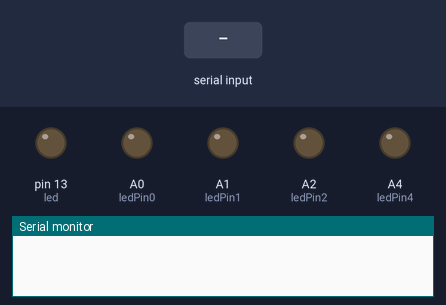
The sketch below on a simulated Arduino Uno, built with avr-gcc and run on an emulated ATmega328P. Parts: output pins drawn as LEDs (lit = HIGH), the last lines printed to the serial monitor. The inputs (shaded band) are chosen by the test bench.

Above: at 1.2 s.
1.3 s: "r" received over Serial
At 2.9 s:
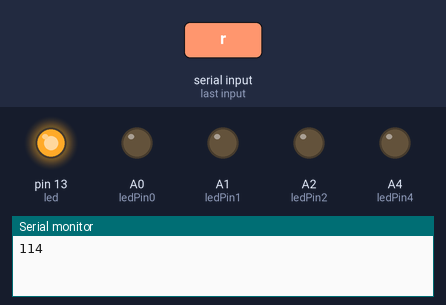
3.2 s: "w" received over Serial
At 4.1 s:
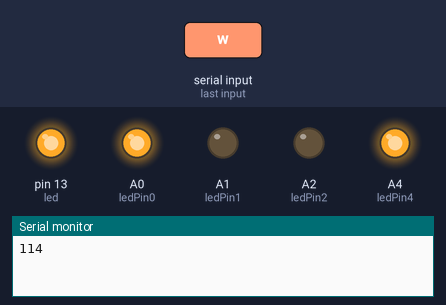
4.7 s: "s" received over Serial
At 5.2 s:
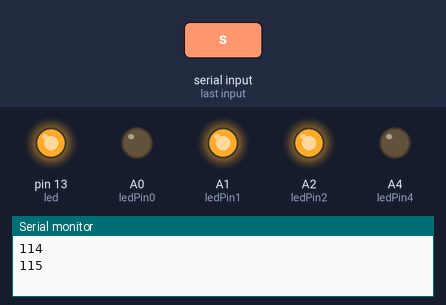
6.2 s: "a" received over Serial
At 7.4 s:
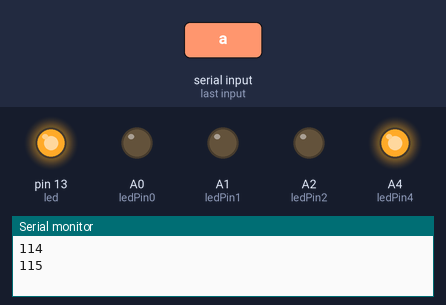
7.7 s: "d" received over Serial
At 8.7 s:
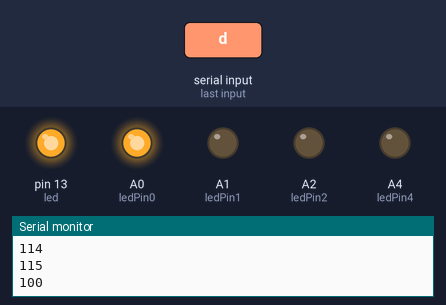
9.2 s: "p" received over Serial
At 9.9 s:
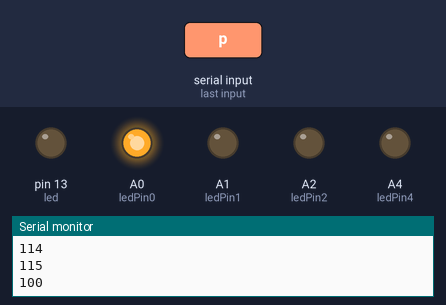
Timing chart, 0 to 11.7 s (numbered marks = the images above; inputs shaded):
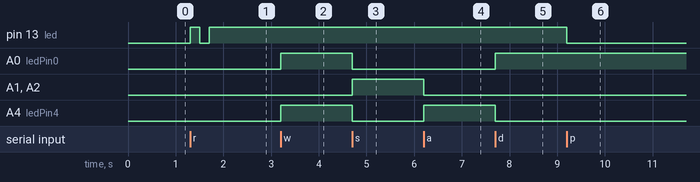

The sketch:

Robot_Mercury.ino
```cpp
int ledPin0 =  A0;
int ledPin1 =  A1;
int ledPin2 =  A2;
int ledPin4 =  A4;
int ByteReceived;
int led=13;
const int EchoPin = 5;
const int TriggerPin = 6;


void setup() {
  // put your setup code here, to run once:
pinMode(ledPin0, OUTPUT);
pinMode(ledPin1, OUTPUT);
pinMode(ledPin2, OUTPUT);
pinMode(ledPin4, OUTPUT);
pinMode(TriggerPin, OUTPUT);
pinMode(EchoPin, INPUT);
pinMode(led, OUTPUT);
Serial.begin(9600);

}
void encender()
{
  digitalWrite(led, HIGH);
}
void apagar()
{
  digitalWrite(led, LOW);
}
void aviso()
{
  digitalWrite(led, HIGH);
  delay(200);
  digitalWrite(led, LOW);
  delay(200);
  digitalWrite(led, HIGH);
}
void Adelante()
{
  analogWrite(ledPin0,150);
  analogWrite(ledPin1,0);
  analogWrite(ledPin2,0);
  analogWrite(ledPin4,150);
}
void parar()
{
  analogWrite(ledPin0,0);
  analogWrite(ledPin1,0);
  analogWrite(ledPin2,0);
  analogWrite(ledPin4,0);
}
void atras()
{
  analogWrite(ledPin0,0);
  analogWrite(ledPin1,150);
  analogWrite(ledPin2,150);
  analogWrite(ledPin4,0);
}
void izquierda()
{
    analogWrite(ledPin0,0);
    analogWrite(ledPin1,100);
    analogWrite(ledPin2,0);
    analogWrite(ledPin4,200);
}
void derecha()
{
        analogWrite(ledPin0,200);
        analogWrite(ledPin1,0);
        analogWrite(ledPin2,100);
        analogWrite(ledPin4,0);
}
int preguntar(char n)
{
        if(n == 'c' )//Distancia
        {
            return 9;
        }
        else if(n == 'w' )//izquierda
        {
             Adelante();
             return 0;
        }
        else if(n == 'm')//parar
        {
            parar();
            return 1;
        }
        else if(n == 's')//derecha
        {
            atras();
            return 2;
        }
        else if(n == 'a')//adelante
        {
            izquierda();
            return 3;
        }
        else if (n == 'd')//atras
        {
            derecha();
            return 4;
        }
         else if(n == 'o')//encender
        {
            encender();
            return 5;
        }
         else if(n == 'p')//apagar
        {
            apagar();
            return 6;
        }
         else if(n == 'r')//parpadear
        {
            aviso();
            return 7;
        }

}
int ping(int TriggerPin, int EchoPin) {
   long duration, distanceCm;

   digitalWrite(TriggerPin, LOW);  //para generar un pulso limpio ponemos a LOW 4us
   delayMicroseconds(4);
   digitalWrite(TriggerPin, HIGH);  //generamos Trigger (disparo) de 10us
   delayMicroseconds(10);
   digitalWrite(TriggerPin, LOW);

   duration = pulseIn(EchoPin, HIGH);  //medimos el tiempo entre pulsos, en microsegundos

   distanceCm = duration * 10 / 292/ 2;   //convertimos a distancia, en cm
   return distanceCm;
}
void loop()
{
  if(Serial.available()>0)
      {
        ByteReceived = Serial.read();
        Serial.println(ByteReceived);

        preguntar(ByteReceived) ;
        for(int i = 0; i < 20; i++)
        {
            ByteReceived = Serial.read();
            int saberPosActual = preguntar(ByteReceived);
            if(saberPosActual == 9)
            {
                int cm = ping(TriggerPin, EchoPin);
                Serial.print("Distancia: ");
                Serial.println(cm);
            }
            delay(100);
        }

      }
}
```

Measured:
- after the input at 1.3 s, pin 13 (led): LOW → HIGH at once, → LOW 0.20 s later, → HIGH 0.20 s later
- after the input at 3.2 s, A0 (ledPin0), A4 (ledPin4): LOW → HIGH at once
- after the input at 4.7 s, A0 (ledPin0), A4 (ledPin4): HIGH → LOW at once; A1 (ledPin1), A2 (ledPin2): LOW → HIGH at once
- after the input at 6.2 s, A1 (ledPin1), A2 (ledPin2): HIGH → LOW at once; A4 (ledPin4): LOW → HIGH at once
- after the input at 7.7 s, A0 (ledPin0): LOW → HIGH at once; A4 (ledPin4): HIGH → LOW at once
- after the input at 9.2 s, pin 13 (led): HIGH → LOW at once
